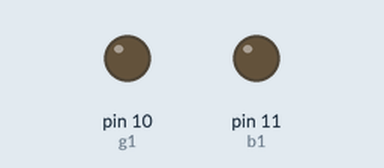
A sketch run on a simulated Arduino Uno, built with avr-gcc and run on an emulated ATmega328P. Shown: output pins drawn as LEDs (lit = HIGH). Pins used as bus, display or sensor lines are not drawn.

Above: at 0.2 s.
At 0.7 s:
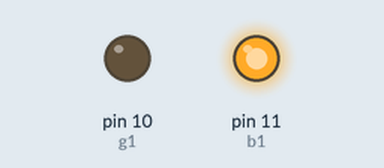
At 2.2 s:
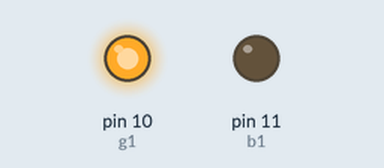
At 4.5 s:
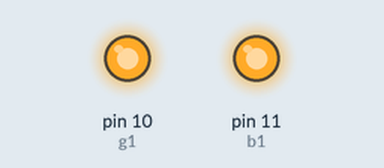
Timing chart, 0 to 6.9 s (numbered marks = the images above):
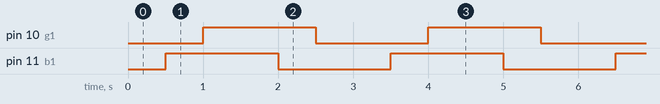

Measured:
- by itself, pin 10 (g1), pin 11 (b1): alternates HIGH for 1.5 s and LOW for 1.5 s
- by itself, everything shown: repeats every 3.0 s, in 4 steps

The sketch:

testRGB_and_mosfets.ino
```cpp
#define r1 9
#define g1 10
#define b1 11
#define delTime 500

void setup() {
  pinMode(r1,OUTPUT);
  pinMode(g1,OUTPUT);
  pinMode(b1,OUTPUT);

}

void loop() {
  analogWrite(r1,255);
  delay(delTime);
  analogWrite(b1,255);
  delay(delTime);
  analogWrite(g1,255);
  delay(delTime);
  analogWrite(r1,0);
  delay(delTime);
  analogWrite(b1,0);
  delay(delTime);
  analogWrite(g1,0);
  delay(delTime);
}
```
